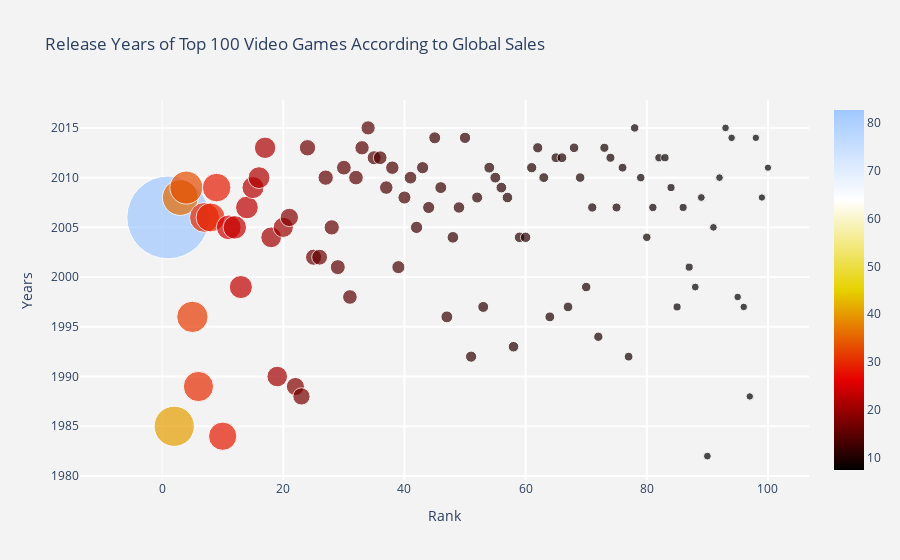

This figure's notebook cell:
### Markdown cell above
# Now lets analyse Top 100 games according to their global sales and publishers

### Code cell
fig={
    "data" : [
    {
        'x': top100.Rank,
        'y': top100.Year,
        'mode': 'markers',
        'marker': {
            "color":top100.Global_Sales,
            'size': top100.Global_Sales,
            'showscale': True,
            "colorscale":'Blackbody'
        },
        "text" :  "Name:"+ top100.Name +","+" Publisher:" + top100.Publisher
        
    },
],
"layout":
    {
    "title":"Release Years of Top 100 Video Games According to Global Sales",
    "xaxis":{
        "title":"Rank",
        "gridcolor":'rgb(255, 255, 255)',
        "zerolinewidth":1,
        "ticklen":5,
        "gridwidth":2,
    },
    "yaxis":{
        "title":'Years',
        "gridcolor":'rgb(255, 255, 255)',
        "zerolinewidth":1,
        "ticklen":5,
        "gridwidth":2,
    },
    
    "paper_bgcolor":'rgb(243, 243, 243)',
    "plot_bgcolor":'rgb(243, 243, 243)'
    }}

iplot(fig)

### Figure 1 — Plotly figure (JSON) as saved in the notebook; plotly's stock layout.template omitted (floating-point values rounded to 4 significant figures)
{"data": [{"marker": {"color": [82.74, 40.24, 35.82, 33, 31.37, 30.26, 30.01, 29.02, 28.62, 28.31, 24.76, 23.42, 23.1, 22.72, 22, 21.82, 21.4, 20.81, 20.61, 20.22, 18.36, 18.14, 17.28, 16.38, 16.15, 15.85, 15.32, 15.3, 14.98, 14.76, 14.64, 14.64, 14.35, 14.24, 14.03, 13.73, 13.51, 13.46, 13.1, 13.04, 12.73, 12.27, 12.21, 12.14, 11.98, 11.9, 11.89, 11.66, 11.52, 11.33, 11.18, 11.02, 10.95, 10.79, 10.77, 10.69, 10.57, 10.55, 10.49, 10.42, 10.26, 10.21, 9.88, 9.87, 9.82, 9.76, 9.72, 9.59, 9.52, 9.49, 9.32, 9.3, 9.2, 9.09, 9.02, 8.84, 8.76, 8.49, 8.49, 8.49, 8.42, 8.33, 8.24, 8.11, 8.09, 8.06, 8.05, 7.86, 7.84, 7.81, 7.72, 7.69, 7.67, 7.6, 7.6, 7.58, 7.46, 7.45, 7.37, 7.34], "colorscale": [[0, "rgb(0,0,0)"], [0.25, "rgb(230,0,0)"], [0.5, "rgb(230,210,0)"], [0.75, "rgb(255,255,255)"], [1, "rgb(160,200,255)"]], "showscale": true, "size": [82.74, 40.24, 35.82, 33, 31.37, 30.26, 30.01, 29.02, 28.62, 28.31, 24.76, 23.42, 23.1, 22.72, 22, 21.82, 21.4, 20.81, 20.61, 20.22, 18.36, 18.14, 17.28, 16.38, 16.15, 15.85, 15.32, 15.3, 14.98, 14.76, 14.64, 14.64, 14.35, 14.24, 14.03, 13.73, 13.51, 13.46, 13.1, 13.04, 12.73, 12.27, 12.21, 12.14, 11.98, 11.9, 11.89, 11.66, 11.52, 11.33, 11.18, 11.02, 10.95, 10.79, 10.77, 10.69, 10.57, 10.55, 10.49, 10.42, 10.26, 10.21, 9.88, 9.87, 9.82, 9.76, 9.72, 9.59, 9.52, 9.49, 9.32, 9.3, 9.2, 9.09, 9.02, 8.84, 8.76, 8.49, 8.49, 8.49, 8.42, 8.33, 8.24, 8.11, 8.09, 8.06, 8.05, 7.86, 7.84, 7.81, 7.72, 7.69, 7.67, 7.6, 7.6, 7.58, 7.46, 7.45, 7.37, 7.34]}, "mode": "markers", "text": ["Name:Wii Sports, Publisher:Nintendo", "Name:Super Mario Bros., Publisher:Nintendo", "Name:Mario Kart Wii, Publisher:Nintendo", "Name:Wii Sports Resort, Publisher:Nintendo", "Name:Pokemon Red/Pokemon Blue, Publisher:Nintendo", "Name:Tetris, Publisher:Nintendo", "Name:New Super Mario Bros., Publisher:Nintendo", "Name:Wii Play, Publisher:Nintendo", "Name:New Super Mario Bros. Wii, Publisher:Nintendo", "Name:Duck Hunt, Publisher:Nintendo", "Name:Nintendogs, Publisher:Nintendo", "Name:Mario Kart DS, Publisher:Nintendo", "Name:Pokemon Gold/Pokemon Silver, Publisher:Nintendo", "Name:Wii Fit, Publisher:Nintendo", "Name:Wii Fit Plus, Publisher:Nintendo", "Name:Kinect Adventures!, Publisher:Microsoft Game Studios", "Name:Grand Theft Auto V, Publisher:Take-Two Interactive", "Name:Grand Theft Auto: San Andreas, Publisher:Take-Two Interactive", "Name:Super Mario World, Publisher:Nintendo", "Name:Brain Age: Train Your Brain in Minutes a Day, Publisher:Nintendo", "Name:Pokemon Diamond/Pokemon Pearl, Publisher:Nintendo", "Name:Super Mario Land, Publisher:Nintendo", "Name:Super Mario Bros. 3, Publisher:Nintendo", "Name:Grand Theft Auto V, Publisher:Take-Two Interactive", "Name:Grand Theft Auto: Vice City, Publisher:Take-Two Interactive", "Name:Pokemon Ruby/Pokemon Sapphire, Publisher:Nintendo", "Name:Pokemon Black/Pokemon White, Publisher:Nintendo", "Name:Brain Age 2: More Training in Minutes a Day, Publisher:Nintendo", "Name:Gran Turismo 3: A-Spec, Publisher:Sony Computer Entertainment", "Name:Call of Duty: Modern Warfare 3, Publisher:Activision", "Name:Pokémon Yellow: Special Pikachu Edition, Publisher:Nintendo", "Name:Call of Duty: Black Ops, Publisher:Activision", "Name:Pokemon X/Pokemon Y, Publisher:Nintendo", "Name:Call of Duty: Black Ops 3, Publisher:Activision", "Name:Call of Duty: Black Ops II, Publisher:Activision", "Name:Call of Duty: Black Ops II, Publisher:Activision", "Name:Call of Duty: Modern Warfare 2, Publisher:Activision", "Name:Call of Duty: Modern Warfare 3, Publisher:Activision", "Name:Grand Theft Auto III, Publisher:Take-Two Interactive", "Name:Super Smash Bros. Brawl, Publisher:Nintendo", "Name:Call of Duty: Black Ops, Publisher:Activision", "Name:Animal Crossing: Wild World, Publisher:Nintendo", "Name:Mario Kart 7, Publisher:Nintendo", "Name:Halo 3, Publisher:Microsoft Game Studios", "Name:Grand Theft Auto V, Publisher:Take-Two Interactive", "Name:Pokemon HeartGold/Pokemon SoulSilver, Publisher:Nintendo", "Name:Super Mario 64, Publisher:Nintendo", "Name:Gran Turismo 4, Publisher:Sony Computer Entertainment", "Name:Super Mario Galaxy, Publisher:Nintendo", "Name:Pokemon Omega Ruby/Pokemon Alpha Sapphire, Publisher:Nintendo", "Name:Super Mario Land 2: 6 Golden Coins, Publisher:Nintendo", "Name:Grand Theft Auto IV, Publisher:Take-Two Interactive", "Name:Gran Turismo, Publisher:Sony Computer Entertainment", "Name:Super Mario 3D Land, Publisher:Nintendo", "Name:Gran Turismo 5, Publisher:Sony Computer Entertainment", "Name:Call of Duty: Modern Warfare 2, Publisher:Activision", "Name:Grand Theft Auto IV, Publisher:Take-Two Interactive", "Name:Super Mario All-Stars, Publisher:Nintendo", "Name:Pokemon FireRed/Pokemon LeafGreen, Publisher:Nintendo", "Name:Super Mario 64, Publisher:Nintendo", "Name:Just Dance 3, Publisher:Ubisoft", "Name:Call of Duty: Ghosts, Publisher:Activision", "Name:Halo: Reach, Publisher:Microsoft Game Studios", "Name:Mario Kart 64, Publisher:Nintendo", "Name:New Super Mario Bros. 2, Publisher:Nintendo", "Name:Halo 4, Publisher:Microsoft Game Studios", "Name:Final Fantasy VII, Publisher:Sony Computer Entertainment", "Name:Call of Duty: Ghosts, Publisher:Activision", "Name:Just Dance 2, Publisher:Ubisoft", "Name:Gran Turismo 2, Publisher:Sony Computer Entertainment", "Name:Call of Duty 4: Modern Warfare, Publisher:Activision", "Name:Donkey Kong Country, Publisher:Nintendo", "Name:Minecraft, Publisher:Microsoft Game Studios", "Name:Animal Crossing: New Leaf, Publisher:Nintendo", "Name:Mario Party DS, Publisher:Nintendo", "Name:The Elder Scrolls V: Skyrim, Publisher:Bethesda Softworks", "Name:Super Mario Kart, Publisher:Nintendo", "Name:FIFA 16, Publisher:Electronic Arts", "Name:Wii Party, Publisher:Nintendo", "Name:Halo 2, Publisher:Microsoft Game Studios", "Name:Mario Party 8, Publisher:Nintendo", "Name:Pokemon Black 2/Pokemon White 2, Publisher:Nintendo", "Name:FIFA Soccer 13, Publisher:Electronic Arts", "Name:The Sims 3, Publisher:Electronic Arts", "Name:GoldenEye 007, Publisher:Nintendo", "Name:Mario & Sonic at the Olympic Games, Publisher:Sega", "Name:Final Fantasy X, Publisher:Sony Computer Entertainment", "Name:Final Fantasy VIII, Publisher:SquareSoft", "Name:Pokémon Platinum Version, Publisher:Nintendo", "Name:Pac-Man, Publisher:Atari", "Name:Grand Theft Auto: Liberty City Stories, Publisher:Take-Two Interactive", "Name:Super Mario Galaxy 2, Publisher:Nintendo", "Name:Star Wars Battlefront (2015), Publisher:Electronic Arts", "Name:Call of Duty: Advanced Warfare, Publisher:Activision", "Name:The Legend of Zelda: Ocarina of Time, Publisher:Nintendo", "Name:Crash Bandicoot 2: Cortex Strikes Back, Publisher:Sony Computer Entertainment", "Name:Super Mario Bros. 2, Publisher:Nintendo", "Name:Super Smash Bros. for Wii U and 3DS, Publisher:Nintendo", "Name:Call of Duty: World at War, Publisher:Activision", "Name:Battlefield 3, Publisher:Electronic Arts"], "type": "scatter", "x": [1, 2, 3, 4, 5, 6, 7, 8, 9, 10, 11, 12, 13, 14, 15, 16, 17, 18, 19, 20, 21, 22, 23, 24, 25, 26, 27, 28, 29, 30, 31, 32, 33, 34, 35, 36, 37, 38, 39, 40, 41, 42, 43, 44, 45, 46, 47, 48, 49, 50, 51, 52, 53, 54, 55, 56, 57, 58, 59, 60, 61, 62, 63, 64, 65, 66, 67, 68, 69, 70, 71, 72, 73, 74, 75, 76, 77, 78, 79, 80, 81, 82, 83, 84, 85, 86, 87, 88, 89, 90, 91, 92, 93, 94, 95, 96, 97, 98, 99, 100], "y": [2006, 1985, 2008, 2009, 1996, 1989, 2006, 2006, 2009, 1984, 2005, 2005, 1999, 2007, 2009, 2010, 2013, 2004, 1990, 2005, 2006, 1989, 1988, 2013, 2002, 2002, 2010, 2005, 2001, 2011, 1998, 2010, 2013, 2015, 2012, 2012, 2009, 2011, 2001, 2008, 2010, 2005, 2011, 2007, 2014, 2009, 1996, 2004, 2007, 2014, 1992, 2008, 1997, 2011, 2010, 2009, 2008, 1993, 2004, 2004, 2011, 2013, 2010, 1996, 2012, 2012, 1997, 2013, 2010, 1999, 2007, 1994, 2013, 2012, 2007, 2011, 1992, 2015, 2010, 2004, 2007, 2012, 2012, 2009, 1997, 2007, 2001, 1999, 2008, 1982, 2005, 2010, 2015, 2014, 1998, 1997, 1988, 2014, 2008, 2011]}], "layout": {"paper_bgcolor": "rgb(243, 243, 243)", "plot_bgcolor": "rgb(243, 243, 243)", "title": {"text": "Release Years of Top 100 Video Games According to Global Sales"}, "xaxis": {"gridcolor": "rgb(255, 255, 255)", "gridwidth": 2, "ticklen": 5, "title": {"text": "Rank"}, "zerolinewidth": 1}, "yaxis": {"gridcolor": "rgb(255, 255, 255)", "gridwidth": 2, "ticklen": 5, "title": {"text": "Years"}, "zerolinewidth": 1}}}
